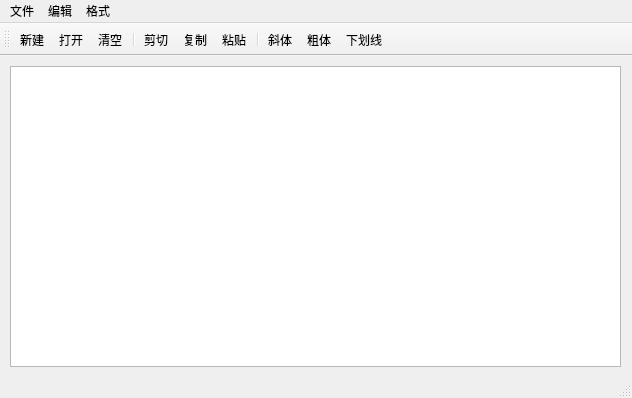
<?xml version="1.0" encoding="UTF-8"?>
<ui version="4.0">
 <class>MainWindow</class>
 <widget class="QMainWindow" name="MainWindow">
  <property name="geometry">
   <rect>
    <x>0</x>
    <y>0</y>
    <width>632</width>
    <height>398</height>
   </rect>
  </property>
  <property name="windowTitle">
   <string>MainWindow</string>
  </property>
  <widget class="QWidget" name="centralwidget">
   <widget class="QTextEdit" name="textEdit">
    <property name="geometry">
     <rect>
      <x>10</x>
      <y>10</y>
      <width>611</width>
      <height>301</height>
     </rect>
    </property>
   </widget>
  </widget>
  <widget class="QMenuBar" name="menubar">
   <property name="geometry">
    <rect>
     <x>0</x>
     <y>0</y>
     <width>632</width>
     <height>20</height>
    </rect>
   </property>
   <widget class="QMenu" name="menu">
    <property name="title">
     <string>文件</string>
    </property>
    <addaction name="actNew"/>
    <addaction name="actOpen"/>
    <addaction name="separator"/>
    <addaction name="actClose"/>
   </widget>
   <widget class="QMenu" name="menu_2">
    <property name="title">
     <string>编辑</string>
    </property>
    <addaction name="actCut"/>
    <addaction name="actCopy"/>
    <addaction name="actPaste"/>
    <addaction name="separator"/>
    <addaction name="actClear"/>
   </widget>
   <widget class="QMenu" name="menu_3">
    <property name="title">
     <string>格式</string>
    </property>
    <addaction name="actBold"/>
    <addaction name="actItalic"/>
    <addaction name="actUnder"/>
    <addaction name="separator"/>
    <addaction name="actToolbarLab"/>
   </widget>
   <addaction name="menu"/>
   <addaction name="menu_2"/>
   <addaction name="menu_3"/>
  </widget>
  <widget class="QStatusBar" name="statusbar"/>
  <widget class="QToolBar" name="toolBar">
   <property name="windowTitle">
    <string>toolBar</string>
   </property>
   <attribute name="toolBarArea">
    <enum>TopToolBarArea</enum>
   </attribute>
   <attribute name="toolBarBreak">
    <bool>false</bool>
   </attribute>
   <addaction name="actNew"/>
   <addaction name="actOpen"/>
   <addaction name="actClear"/>
   <addaction name="separator"/>
   <addaction name="actCut"/>
   <addaction name="actCopy"/>
   <addaction name="actPaste"/>
   <addaction name="separator"/>
   <addaction name="actItalic"/>
   <addaction name="actBold"/>
   <addaction name="actUnder"/>
  </widget>
  <action name="actNew">
   <property name="icon">
    <iconset resource="icon.qrc">
     <normaloff>:/icon/images/new2.bmp</normaloff>:/icon/images/new2.bmp</iconset>
   </property>
   <property name="text">
    <string>新建</string>
   </property>
   <property name="toolTip">
    <string>新建</string>
   </property>
   <property name="shortcut">
    <string>Ctrl+N</string>
   </property>
   <property name="menuRole">
    <enum>QAction::NoRole</enum>
   </property>
  </action>
  <action name="actCut">
   <property name="icon">
    <iconset resource="icon.qrc">
     <normaloff>:/icon/images/cut.bmp</normaloff>:/icon/images/cut.bmp</iconset>
   </property>
   <property name="text">
    <string>剪切</string>
   </property>
   <property name="toolTip">
    <string>剪切</string>
   </property>
   <property name="shortcut">
    <string>Ctrl+X</string>
   </property>
   <property name="menuRole">
    <enum>QAction::NoRole</enum>
   </property>
  </action>
  <action name="actPaste">
   <property name="icon">
    <iconset resource="icon.qrc">
     <normaloff>:/icon/images/paste.bmp</normaloff>:/icon/images/paste.bmp</iconset>
   </property>
   <property name="text">
    <string>粘贴</string>
   </property>
   <property name="toolTip">
    <string>粘贴</string>
   </property>
   <property name="shortcut">
    <string>Ctrl+V</string>
   </property>
   <property name="menuRole">
    <enum>QAction::NoRole</enum>
   </property>
  </action>
  <action name="actCopy">
   <property name="icon">
    <iconset resource="icon.qrc">
     <normaloff>:/icon/images/120.bmp</normaloff>:/icon/images/120.bmp</iconset>
   </property>
   <property name="text">
    <string>复制</string>
   </property>
   <property name="toolTip">
    <string>复制</string>
   </property>
   <property name="shortcut">
    <string>Ctrl+C</string>
   </property>
   <property name="menuRole">
    <enum>QAction::NoRole</enum>
   </property>
  </action>
  <action name="actBold">
   <property name="checkable">
    <bool>true</bool>
   </property>
   <property name="icon">
    <iconset resource="icon.qrc">
     <normaloff>:/icon/images/BLD.BMP</normaloff>:/icon/images/BLD.BMP</iconset>
   </property>
   <property name="text">
    <string>粗体</string>
   </property>
   <property name="toolTip">
    <string>粗体</string>
   </property>
   <property name="shortcut">
    <string>Ctrl+B</string>
   </property>
   <property name="menuRole">
    <enum>QAction::NoRole</enum>
   </property>
  </action>
  <action name="actItalic">
   <property name="checkable">
    <bool>true</bool>
   </property>
   <property name="icon">
    <iconset resource="icon.qrc">
     <normaloff>:/icon/images/ITL.BMP</normaloff>:/icon/images/ITL.BMP</iconset>
   </property>
   <property name="text">
    <string>斜体</string>
   </property>
   <property name="toolTip">
    <string>斜体</string>
   </property>
   <property name="shortcut">
    <string>Ctrl+I</string>
   </property>
   <property name="menuRole">
    <enum>QAction::NoRole</enum>
   </property>
  </action>
  <action name="actUnder">
   <property name="checkable">
    <bool>true</bool>
   </property>
   <property name="icon">
    <iconset resource="icon.qrc">
     <normaloff>:/icon/images/UNDRLN.BMP</normaloff>:/icon/images/UNDRLN.BMP</iconset>
   </property>
   <property name="text">
    <string>下划线</string>
   </property>
   <property name="toolTip">
    <string>下划线</string>
   </property>
   <property name="shortcut">
    <string>Ctrl+U</string>
   </property>
   <property name="menuRole">
    <enum>QAction::NoRole</enum>
   </property>
  </action>
  <action name="actOpen">
   <property name="icon">
    <iconset resource="icon.qrc">
     <normaloff>:/icon/images/open3.bmp</normaloff>:/icon/images/open3.bmp</iconset>
   </property>
   <property name="text">
    <string>打开</string>
   </property>
   <property name="toolTip">
    <string>打开</string>
   </property>
   <property name="shortcut">
    <string>Ctrl+O</string>
   </property>
   <property name="menuRole">
    <enum>QAction::NoRole</enum>
   </property>
  </action>
  <action name="actClose">
   <property name="icon">
    <iconset resource="icon.qrc">
     <normaloff>:/icon/images/exit.bmp</normaloff>:/icon/images/exit.bmp</iconset>
   </property>
   <property name="text">
    <string>关闭</string>
   </property>
   <property name="toolTip">
    <string>关闭</string>
   </property>
   <property name="menuRole">
    <enum>QAction::NoRole</enum>
   </property>
  </action>
  <action name="actClear">
   <property name="icon">
    <iconset resource="icon.qrc">
     <normaloff>:/icon/images/103.bmp</normaloff>:/icon/images/103.bmp</iconset>
   </property>
   <property name="text">
    <string>清空</string>
   </property>
   <property name="toolTip">
    <string>清空</string>
   </property>
   <property name="menuRole">
    <enum>QAction::NoRole</enum>
   </property>
  </action>
  <action name="actFont">
   <property name="icon">
    <iconset resource="icon.qrc">
     <normaloff>:/icon/images/20.ico</normaloff>:/icon/images/20.ico</iconset>
   </property>
   <property name="text">
    <string>字体</string>
   </property>
   <property name="toolTip">
    <string>字体</string>
   </property>
   <property name="menuRole">
    <enum>QAction::NoRole</enum>
   </property>
  </action>
  <action name="actToolbarLab">
   <property name="checkable">
    <bool>true</bool>
   </property>
   <property name="text">
    <string>显示工具栏文字标签</string>
   </property>
   <property name="toolTip">
    <string>显示工具栏文字标签</string>
   </property>
   <property name="menuRole">
    <enum>QAction::NoRole</enum>
   </property>
  </action>
 </widget>
 <resources>
  <include location="icon.qrc"/>
 </resources>
 <connections/>
</ui>
